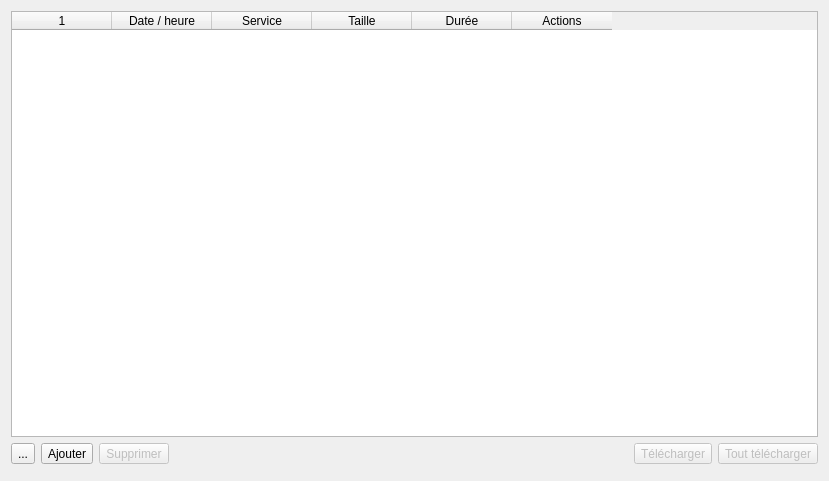
<?xml version="1.0" encoding="UTF-8"?>
<ui version="4.0">
 <class>AssetsWidget</class>
 <widget class="QWidget" name="AssetsWidget">
  <property name="geometry">
   <rect>
    <x>0</x>
    <y>0</y>
    <width>829</width>
    <height>481</height>
   </rect>
  </property>
  <property name="windowTitle">
   <string>Form</string>
  </property>
  <layout class="QVBoxLayout" name="verticalLayout">
   <item>
    <widget class="QTreeWidget" name="treeAssets">
     <property name="selectionMode">
      <enum>QAbstractItemView::ExtendedSelection</enum>
     </property>
     <property name="iconSize">
      <size>
       <width>32</width>
       <height>32</height>
      </size>
     </property>
     <property name="sortingEnabled">
      <bool>true</bool>
     </property>
     <attribute name="headerShowSortIndicator" stdset="0">
      <bool>false</bool>
     </attribute>
     <attribute name="headerStretchLastSection">
      <bool>false</bool>
     </attribute>
     <column>
      <property name="text">
       <string/>
      </property>
      <property name="textAlignment">
       <set>AlignCenter</set>
      </property>
     </column>
     <column>
      <property name="text">
       <string>Date / heure</string>
      </property>
      <property name="textAlignment">
       <set>AlignCenter</set>
      </property>
     </column>
     <column>
      <property name="text">
       <string>Service</string>
      </property>
      <property name="textAlignment">
       <set>AlignCenter</set>
      </property>
     </column>
     <column>
      <property name="text">
       <string>Taille</string>
      </property>
      <property name="textAlignment">
       <set>AlignCenter</set>
      </property>
     </column>
     <column>
      <property name="text">
       <string>Durée</string>
      </property>
      <property name="textAlignment">
       <set>AlignCenter</set>
      </property>
     </column>
     <column>
      <property name="text">
       <string>Actions</string>
      </property>
      <property name="textAlignment">
       <set>AlignCenter</set>
      </property>
     </column>
    </widget>
   </item>
   <item>
    <layout class="QHBoxLayout" name="horizontalLayout">
     <item>
      <widget class="QToolButton" name="btnExpandAll">
       <property name="cursor">
        <cursorShape>PointingHandCursor</cursorShape>
       </property>
       <property name="toolTip">
        <string>Tout voir</string>
       </property>
       <property name="text">
        <string>...</string>
       </property>
       <property name="icon">
        <iconset resource="../../resources/TeraClient.qrc">
         <normaloff>:/icons/navtree.png</normaloff>:/icons/navtree.png</iconset>
       </property>
       <property name="iconSize">
        <size>
         <width>24</width>
         <height>24</height>
        </size>
       </property>
       <property name="checkable">
        <bool>true</bool>
       </property>
      </widget>
     </item>
     <item>
      <widget class="QToolButton" name="btnNew">
       <property name="cursor">
        <cursorShape>PointingHandCursor</cursorShape>
       </property>
       <property name="text">
        <string>Ajouter</string>
       </property>
       <property name="icon">
        <iconset resource="../../resources/TeraClient.qrc">
         <normaloff>:/icons/new.png</normaloff>:/icons/new.png</iconset>
       </property>
       <property name="iconSize">
        <size>
         <width>24</width>
         <height>24</height>
        </size>
       </property>
       <property name="toolButtonStyle">
        <enum>Qt::ToolButtonTextBesideIcon</enum>
       </property>
      </widget>
     </item>
     <item>
      <widget class="QToolButton" name="btnDelete">
       <property name="enabled">
        <bool>false</bool>
       </property>
       <property name="cursor">
        <cursorShape>PointingHandCursor</cursorShape>
       </property>
       <property name="text">
        <string>Supprimer</string>
       </property>
       <property name="icon">
        <iconset resource="../../resources/TeraClient.qrc">
         <normaloff>:/icons/delete_old.png</normaloff>:/icons/delete_old.png</iconset>
       </property>
       <property name="iconSize">
        <size>
         <width>24</width>
         <height>24</height>
        </size>
       </property>
       <property name="toolButtonStyle">
        <enum>Qt::ToolButtonTextBesideIcon</enum>
       </property>
      </widget>
     </item>
     <item>
      <spacer name="horizontalSpacer">
       <property name="orientation">
        <enum>Qt::Horizontal</enum>
       </property>
       <property name="sizeHint" stdset="0">
        <size>
         <width>40</width>
         <height>20</height>
        </size>
       </property>
      </spacer>
     </item>
     <item>
      <widget class="QToolButton" name="btnDownload">
       <property name="enabled">
        <bool>false</bool>
       </property>
       <property name="sizePolicy">
        <sizepolicy hsizetype="Maximum" vsizetype="Preferred">
         <horstretch>0</horstretch>
         <verstretch>0</verstretch>
        </sizepolicy>
       </property>
       <property name="cursor">
        <cursorShape>PointingHandCursor</cursorShape>
       </property>
       <property name="text">
        <string>Télécharger</string>
       </property>
       <property name="icon">
        <iconset resource="../../resources/TeraClient.qrc">
         <normaloff>:/icons/download.png</normaloff>:/icons/download.png</iconset>
       </property>
       <property name="iconSize">
        <size>
         <width>24</width>
         <height>24</height>
        </size>
       </property>
       <property name="toolButtonStyle">
        <enum>Qt::ToolButtonTextBesideIcon</enum>
       </property>
      </widget>
     </item>
     <item>
      <widget class="QToolButton" name="btnDownloadAll">
       <property name="enabled">
        <bool>false</bool>
       </property>
       <property name="cursor">
        <cursorShape>PointingHandCursor</cursorShape>
       </property>
       <property name="text">
        <string>Tout télécharger</string>
       </property>
       <property name="icon">
        <iconset resource="../../resources/TeraClient.qrc">
         <normaloff>:/icons/download.png</normaloff>:/icons/download.png</iconset>
       </property>
       <property name="iconSize">
        <size>
         <width>24</width>
         <height>24</height>
        </size>
       </property>
       <property name="toolButtonStyle">
        <enum>Qt::ToolButtonTextBesideIcon</enum>
       </property>
      </widget>
     </item>
    </layout>
   </item>
   <item>
    <widget class="ResultMessageWidget" name="wdgMessages" native="true"/>
   </item>
  </layout>
 </widget>
 <customwidgets>
  <customwidget>
   <class>ResultMessageWidget</class>
   <extends>QWidget</extends>
   <header>widgets/ResultMessageWidget.h</header>
   <container>1</container>
  </customwidget>
 </customwidgets>
 <resources>
  <include location="../../resources/TeraClient.qrc"/>
 </resources>
 <connections/>
</ui>
